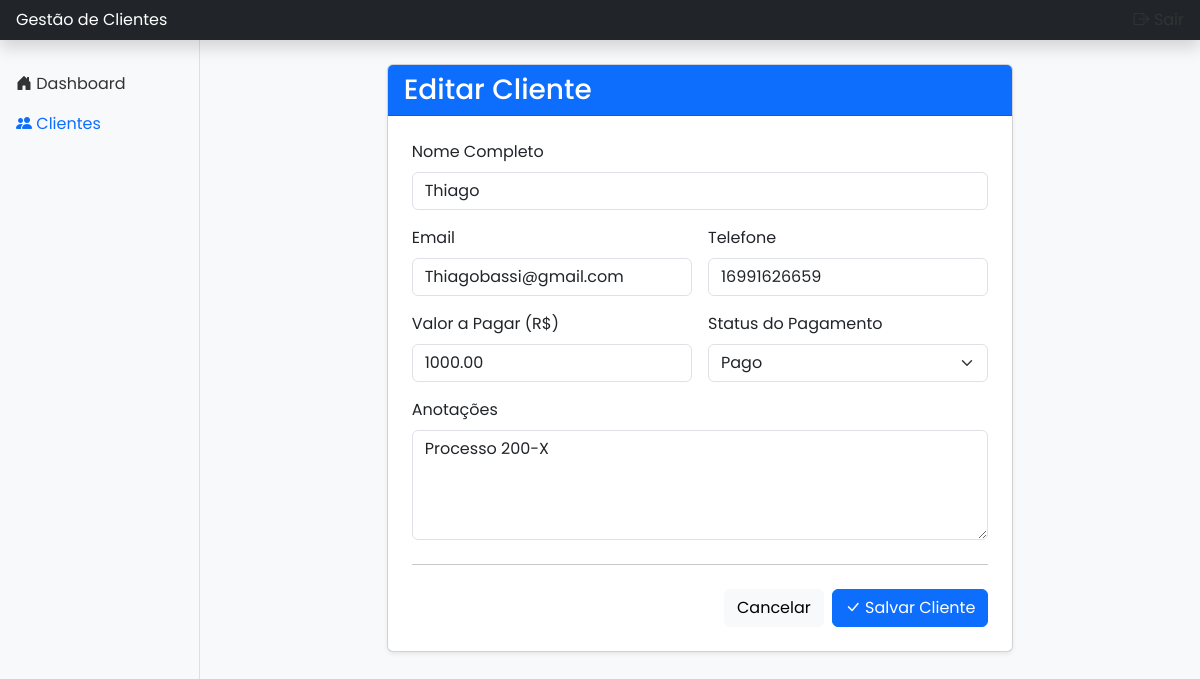
Page /clientes/editar/2 (signed in) on the committed database.
### app.py (models this page shows)
class Cliente(db.Model):
    id = db.Column(db.Integer, primary_key=True)
    nome = db.Column(db.String(100), nullable=False)
    email = db.Column(db.String(100), unique=True, nullable=False)
    telefone = db.Column(db.String(20), nullable=True)
    valor_a_pagar = db.Column(db.Float, nullable=False, default=0.0)
    status_pagamento = db.Column(db.String(20), nullable=False, default='A Pagar')
    anotacoes = db.Column(db.Text, nullable=True)
    data_vencimento = db.Column(db.Date, nullable=True)

### app.py (the view, shortened to what this page needs)
@app.route('/clientes/editar/<int:id>', methods=['GET', 'POST'])
@login_required
def editar_cliente(id):
    cliente = Cliente.query.get_or_404(id)
    return render_template('form_cliente.html', titulo='Editar Cliente', cliente=cliente, form_action=url_for('editar_cliente', id=id))

### app.py (called while the page is built)
@login_manager.user_loader
def load_user(user_id):
    return User.query.get(int(user_id))

@app.context_processor
def inject_year():
    return {'year': date.today().year}

### templates/form_cliente.html (shortened to what this page needs)
{% extends 'base.html' %}
{% block content %}
<div class="row justify-content-center">
    <div class="col-md-10 col-lg-8">
        <div class="card shadow-sm">
            <div class="card-header bg-primary text-white">
                <h1 class="h3 mb-0">{{ titulo }}</h1>
            </div>
            <div class="card-body p-4">
                <form method="post" action="{{ form_action }}">
                    <div class="row g-3">
                        <div class="col-12">
                            <label for="nome" class="form-label">Nome Completo</label>
                            <input type="text" class="form-control" id="nome" name="nome" value="{{ cliente.nome if cliente else '' }}" required>
                        </div>
                        <div class="col-md-6">
                            <label for="email" class="form-label">Email</label>
                            <input type="email" class="form-control" id="email" name="email" value="{{ cliente.email if cliente else '' }}" required>
                        </div>
                        <div class="col-md-6">
                            <label for="telefone" class="form-label">Telefone</label>
                            <input type="tel" class="form-control" id="telefone" name="telefone" value="{{ cliente.telefone if cliente else '' }}">
                        </div>
                        <div class="col-md-6">
                            <label for="valor_a_pagar" class="form-label">Valor a Pagar (R$)</label>
                            <input type="number" step="0.01" class="form-control" id="valor_a_pagar" name="valor_a_pagar" value="{{ '%.2f'|format(cliente.valor_a_pagar if cliente else 0.0) }}" required>
                        </div>
                        <div class="col-md-6">
                            <label for="status_pagamento" class="form-label">Status do Pagamento</label>
                            <select class="form-select" id="status_pagamento" name="status_pagamento" required>
                                <option value="Pago" {% if cliente and cliente.status_pagamento == 'Pago' %}selected{% endif %}>Pago</option>
                            </select>
                        </div>
                        <div class="col-12">
                            <label for="anotacoes" class="form-label">Anotações</label>
                            <textarea class="form-control" id="anotacoes" name="anotacoes" rows="4">{{ cliente.anotacoes if cliente else '' }}</textarea>
                        </div>
                    </div>
                    <hr class="my-4">
                    <div class="d-flex justify-content-end">
                        <a href="{{ url_for('listar_clientes') }}" class="btn btn-light me-2">Cancelar</a>
                        <button type="submit" class="btn btn-primary">
                            <i class="bi bi-check-lg"></i>
                            Salvar Cliente
                        </button>
                    </div>
                </form>
            </div>
        </div>
    </div>
</div>
{% endblock %}

### templates/base.html (style rules this page uses)
body { font-family: 'Poppins', sans-serif; background-color: #f8f9fa; }

### rows in the picture
Cliente: nome "Thiago", email "Thiagobassi@gmail.com", telefone "16991626659", valor_a_pagar "1000.00", status_pagamento "Pago", anotacoes "Processo 200-X"

### other values in the picture
{{ titulo }} "Editar Cliente"
